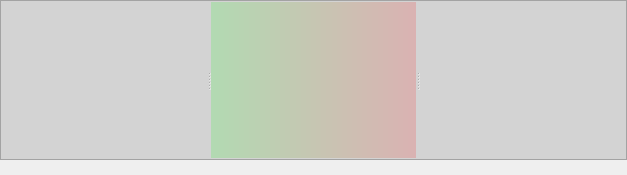
     <widget class="QWidgetRuler" name="scrollAreaWidgetContents">
      <property name="geometry">
       <rect>
        <x>0</x>
        <y>0</y>
        <width>627</width>
        <height>175</height>
       </rect>
      </property>
      <property name="sizePolicy">
       <sizepolicy hsizetype="Preferred" vsizetype="Preferred">
        <horstretch>0</horstretch>
        <verstretch>0</verstretch>
       </sizepolicy>
      </property>
      <property name="minimumSize">
       <size>
        <width>0</width>
        <height>0</height>
       </size>
      </property>
      <property name="maximumSize">
       <size>
        <width>16777215</width>
        <height>16777215</height>
       </size>
      </property>
      <property name="sizeIncrement">
       <size>
        <width>0</width>
        <height>0</height>
       </size>
      </property>
      <property name="baseSize">
       <size>
        <width>0</width>
        <height>0</height>
       </size>
      </property>
      <layout class="QVBoxLayout" name="verticalLayout_3">
       <property name="spacing">
        <number>0</number>
       </property>
       <property name="leftMargin">
        <number>0</number>
       </property>
       <property name="topMargin">
        <number>0</number>
       </property>
       <property name="rightMargin">
        <number>0</number>
       </property>
       <property name="bottomMargin">
        <number>0</number>
       </property>
       <item>
        <widget class="QFrameSelector" name="frame_selector">
         <property name="sizePolicy">
          <sizepolicy hsizetype="Preferred" vsizetype="Preferred">
           <horstretch>0</horstretch>
           <verstretch>0</verstretch>
          </sizepolicy>
         </property>
         <property name="minimumSize">
          <size>
           <width>0</width>
           <height>0</height>
          </size>
         </property>
         <property name="maximumSize">
          <size>
           <width>16777215</width>
           <height>16777215</height>
          </size>
         </property>
         <property name="baseSize">
          <size>
           <width>0</width>
           <height>0</height>
          </size>
         </property>
         <property name="styleSheet">
          <string notr="true">background: lightgray;</string>
         </property>
         <property name="frameShape">
          <enum>QFrame::StyledPanel</enum>
         </property>
         <property name="frameShadow">
          <enum>QFrame::Raised</enum>
         </property>
         <layout class="QHBoxLayout" name="horizontalLayout_2">
          <property name="leftMargin">
           <number>0</number>
          </property>
          <property name="topMargin">
           <number>1</number>
          </property>
          <property name="rightMargin">
           <number>0</number>
          </property>
          <property name="bottomMargin">
           <number>1</number>
          </property>
          <item>
           <widget class="QSplitter" name="splitter">
            <property name="styleSheet">
             <string notr="true">background-color: rgba(0, 0, 255, 0);
</string>
            </property>
            <property name="orientation">
             <enum>Qt::Horizontal</enum>
            </property>
            <widget class="QFrame" name="frame_spacer">
             <property name="sizePolicy">
              <sizepolicy hsizetype="Fixed" vsizetype="Preferred">
               <horstretch>0</horstretch>
               <verstretch>0</verstretch>
              </sizepolicy>
             </property>
             <property name="styleSheet">
              <string notr="true">background-color: rgba(0, 0, 255, 00);
</string>
             </property>
             <property name="frameShape">
              <enum>QFrame::StyledPanel</enum>
             </property>
             <property name="frameShadow">
              <enum>QFrame::Raised</enum>
             </property>
            </widget>
            <widget class="QFrame" name="frame_playZone">
             <property name="sizePolicy">
              <sizepolicy hsizetype="Fixed" vsizetype="Preferred">
               <horstretch>0</horstretch>
               <verstretch>0</verstretch>
              </sizepolicy>
             </property>
             <property name="styleSheet">
              <string notr="true">background-color: qlineargradient(spread:pad, x1: 0 y1: 0, x2: 1 y2: 0, stop:0 rgba(0,255, 0, 40), stop:1 rgba(255, 0, 0, 40));
border: 0px;</string>
             </property>
             <property name="frameShape">
              <enum>QFrame::StyledPanel</enum>
             </property>
             <property name="frameShadow">
              <enum>QFrame::Raised</enum>
             </property>
             <property name="lineWidth">
              <number>1</number>
             </property>
            </widget>
            <widget class="QFrame" name="frame_rightSpacer">
             <property name="styleSheet">
              <string notr="true">background-color: rgba(0, 0, 255, 0);</string>
             </property>
             <property name="frameShape">
              <enum>QFrame::StyledPanel</enum>
             </property>
             <property name="frameShadow">
              <enum>QFrame::Raised</enum>
             </property>
            </widget>
           </widget>
          </item>
         </layout>
        </widget>
       </item>
       <item>
        <widget class="QFrameTimescale" name="frame_timescale">
         <property name="sizePolicy">
          <sizepolicy hsizetype="Preferred" vsizetype="Fixed">
           <horstretch>0</horstretch>
           <verstretch>0</verstretch>
          </sizepolicy>
         </property>
         <property name="minimumSize">
          <size>
           <width>0</width>
           <height>15</height>
          </size>
         </property>
         <property name="maximumSize">
          <size>
           <width>16777215</width>
           <height>15</height>
          </size>
         </property>
         <property name="frameShape">
          <enum>QFrame::NoFrame</enum>
         </property>
         <property name="frameShadow">
          <enum>QFrame::Raised</enum>
         </property>
        </widget>
       </item>
      </layout>
     </widget>
